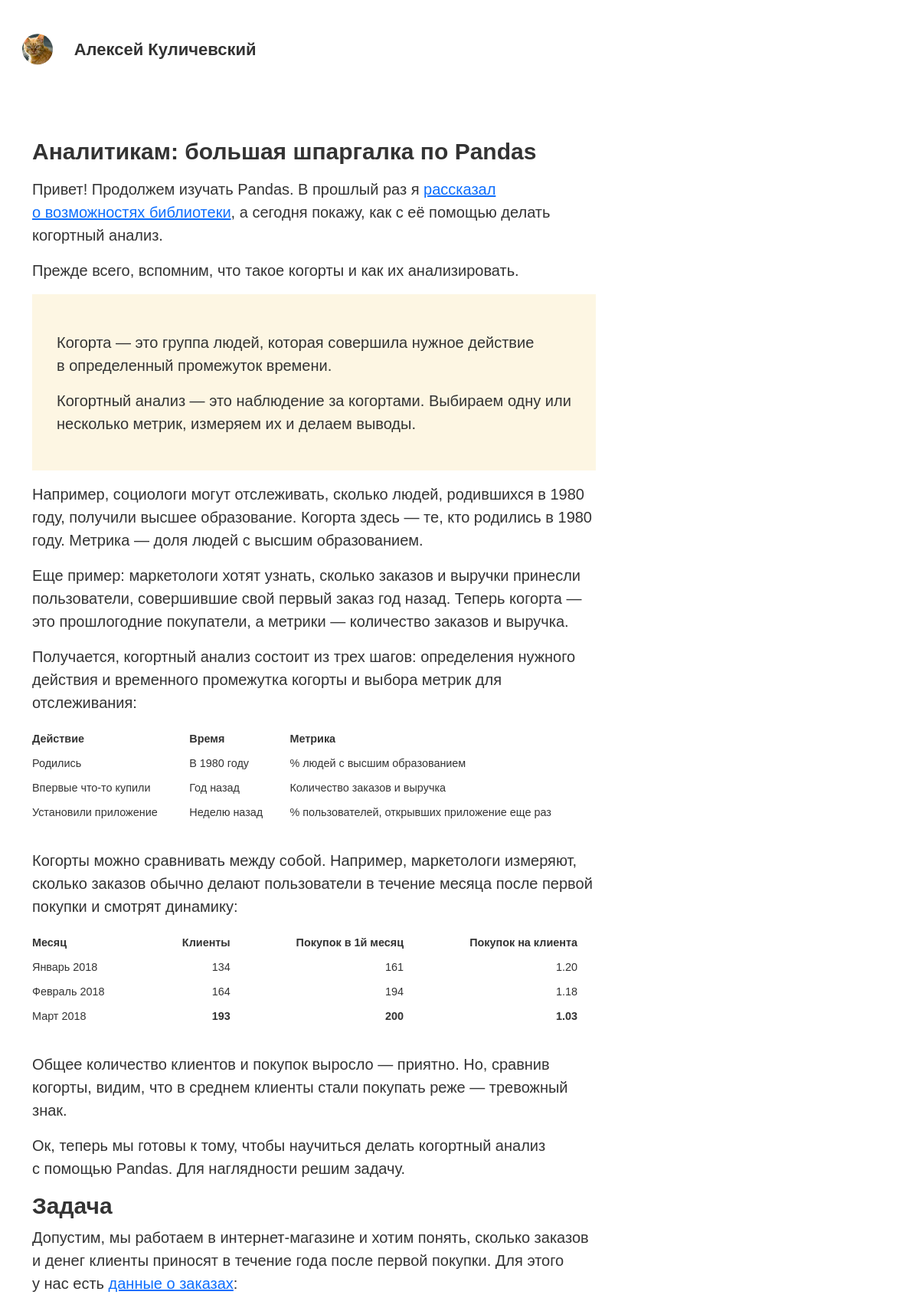
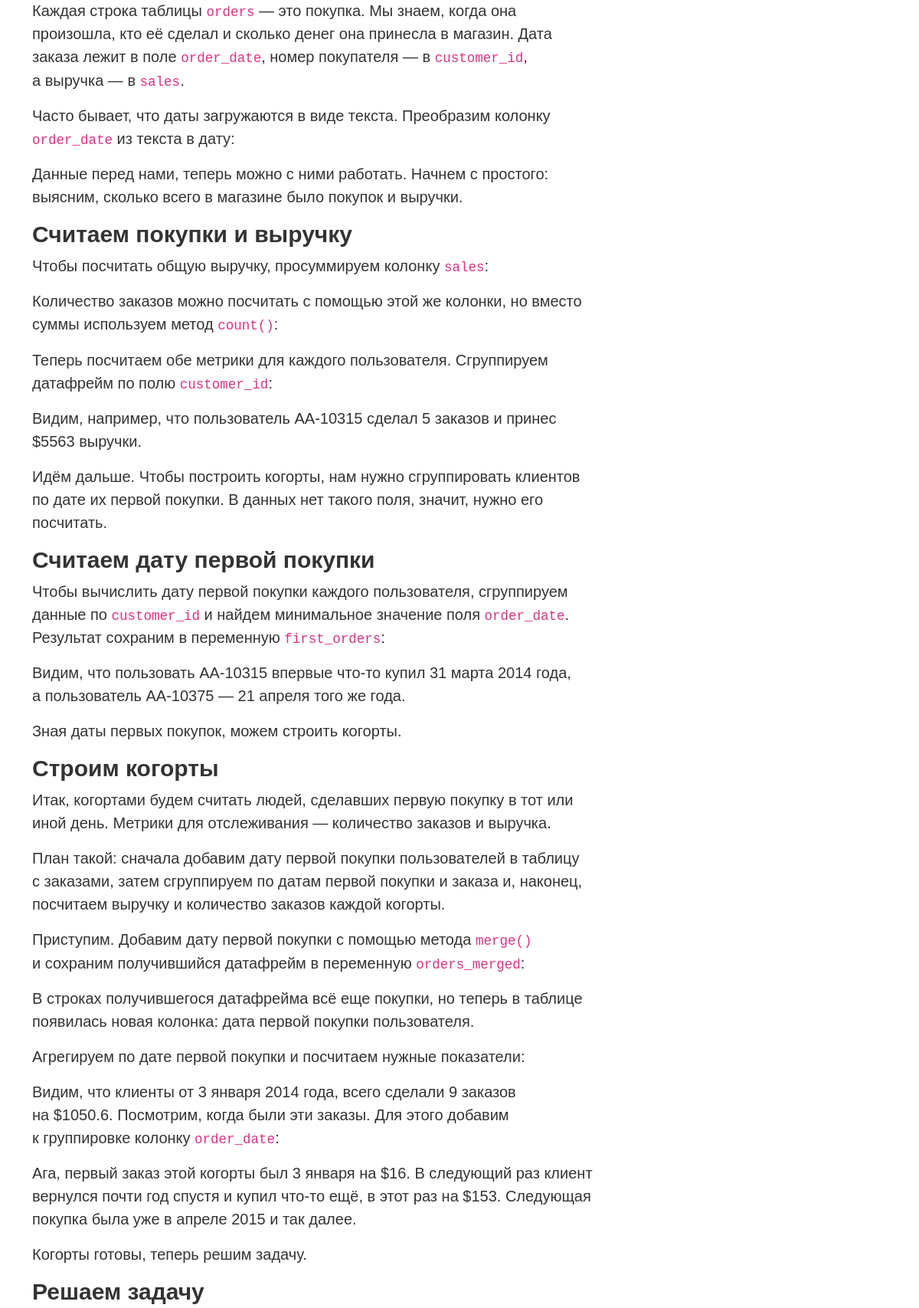
Screenshot of /blog/pandas (upper part) with the database file from the repository (2 pictures, top to bottom).
### blog/models.py (models this page shows, shortened)
class Article(models.Model):
    title = models.CharField(max_length=255)
    summary = models.CharField(max_length=255)
    full_text = models.TextField()
    category = models.CharField(max_length=255)
    pubdate = models.DateTimeField()
    slug = models.CharField(max_length=255, unique=True)

### blog/views.py (the view)
# urls.py: path('blog/<slug:slug>', views.article_page, name='article_page'),
def article_page(request, slug):
    article = Article.objects.get(slug=slug)
    context = {'article': article}
    return render(request, 'article_page.html', context)

### blog/templates/article_page.html (shortened to what this page needs)
{% extends 'base.html' %}
{% load static %}
{% block content %}
<div class="row">
    <div class="col-md-8 col-sm-12">
        <div class="article">
            <h2 class="article-title">{{ article.title }}</h2>
            <p class="article-text">{{ article.full_text | safe }}</p>
        </div>
    </div>
</div>
{% endblock %}

### blog/static/blog/styles.css (style rules this page uses)
body { color: #333; font-size: 20px; font-family: Arial, Helvetica, sans-serif; }
h1, h2, h3 { font-weight: 650; }
h2 { font-size: 1.5em; }
.article { margin-bottom: 3em; }
h2.article-title { margin-bottom: .2em; }
.text-accent { padding: 3rem 2rem 0; background-color: #fdf6e3; margin-bottom: 1rem; }
table { border-spacing: 0; border-collapse: collapse; width: 100%; margin-top: 1rem; margin-bottom: 2rem; }
tr { font-family: sans-serif; font-size: .9rem; line-height: inherit }
th { font-family: sans-serif; font-size: .9rem; padding: .5rem 1.5rem .5rem 0 }
td, th { padding: .5rem 1.5rem .5rem 0; }

### blog/templates/base.html (style rules this page uses)
html { position: relative; min-height: 100%; }
body { margin-bottom: 60px; }

### rows the page displays
Article: title "Аналитикам: большая шпаргалка по Pandas", full_text "Привет! Продолжем изучать Pandas. В прошлый раз я рассказал о возможностях библиотеки , а сегодня покажу, как с её помощью делать когортный анализ. Прежде всего, вспомним, что такое когорты и как их анализировать. Когорта — это группа людей, которая совершила нужное действие в определенный промежуток времени. Когортный анализ — это наблюдение за когортами. Выбираем одну или несколько метрик, измеряем их и делаем выводы. Например, социологи могут отслеживать, сколько людей, родившихся в 1980 году, получили высшее образование. Когорта здесь — те, кто родились в 1980 году. Метрика — доля людей с высшим образованием. Еще пример: маркетологи хотят узнать, сколько заказов и выручки принесли…"
